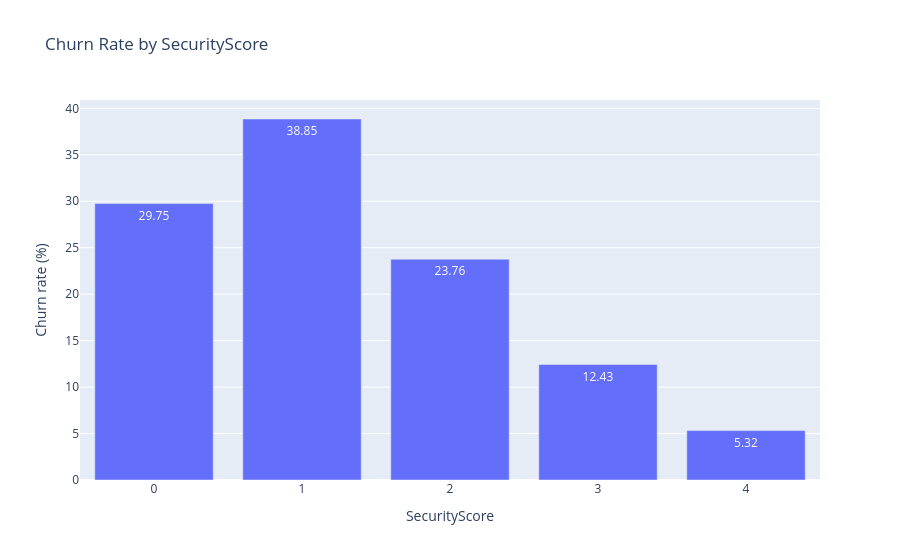

The code cell stored with this chart in its notebook:
### Markdown cell above
### Visualization Interpretation - ServiceCount

Observation: service adoption is related to churn, but the pattern is not purely linear because non-internet customers form a different segment.

Business interpretation: product adoption matters, but we must compare similar customers.

Engineering implication: split broad service adoption into more meaningful groups such as `SecurityScore` and `EntertainmentScore`.

takeaway: a feature can be directionally useful but still need refinement because it mixes populations.

### Code cell
fig = px.bar(security_churn, x="SecurityScore", y="ChurnRatePct", text="ChurnRatePct", title="Churn Rate by SecurityScore")
fig.show()

### Figure 1 — Plotly figure (JSON) as saved in the notebook; plotly's stock layout.template omitted (floating-point values rounded to 4 significant figures)
{"data": [{"hovertemplate": "SecurityScore=%{x}<br>ChurnRatePct=%{text}<extra></extra>", "legendgroup": "", "marker": {"color": "#636efa", "pattern": {"shape": ""}}, "name": "", "orientation": "v", "showlegend": false, "text": [29.75, 38.85, 23.76, 12.43, 5.32], "textposition": "auto", "type": "bar", "x": [0, 1, 2, 3, 4], "xaxis": "x", "y": [29.75, 38.85, 23.76, 12.43, 5.32], "yaxis": "y"}], "layout": {"barmode": "relative", "legend": {"tracegroupgap": 0}, "title": {"text": "Churn Rate by SecurityScore"}, "xaxis": {"anchor": "y", "domain": [0, 1], "title": {"text": "SecurityScore"}}, "yaxis": {"anchor": "x", "domain": [0, 1], "title": {"text": "Churn rate (%)"}}}}
